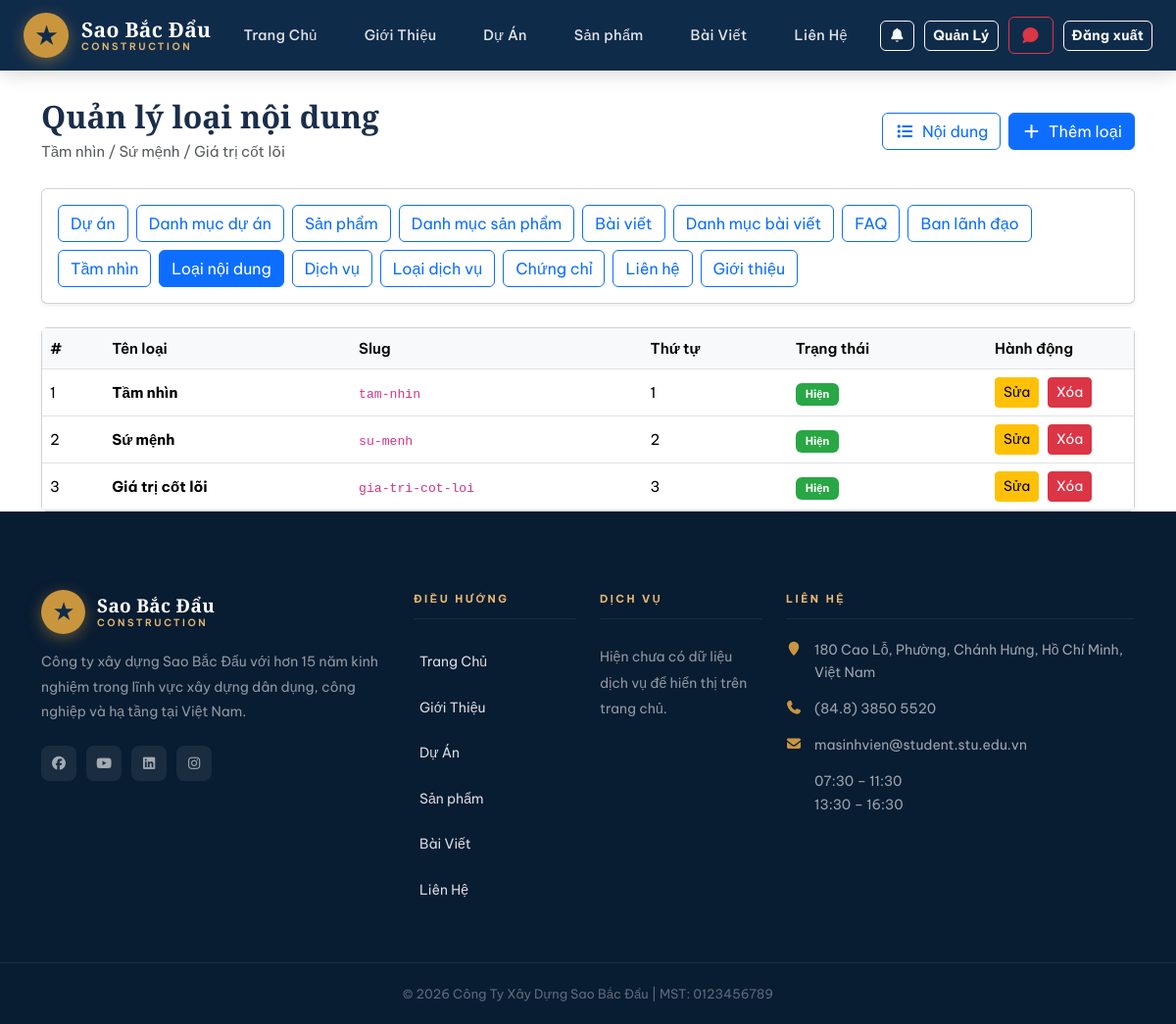
The app's page /about-statement-types/ (signed in) with its own data.
### home/models.py (models this page shows, shortened)
class AboutStatementType(models.Model):
    name = models.CharField(max_length=100, unique=True, verbose_name="Tên loại")
    slug = models.SlugField(max_length=120, unique=True, blank=True)
    order = models.PositiveIntegerField(default=0, verbose_name="Thứ tự")
    is_active = models.BooleanField(default=True, verbose_name="Hiển thị")
    created_at = models.DateTimeField(auto_now_add=True)
    class Meta:
        ordering = ["order", "created_at", "name"]
        verbose_name = "Loại tầm nhìn / sứ mệnh"
        verbose_name_plural = "Loại tầm nhìn / sứ mệnh"

class ContactInfo(models.Model):
    branch_name = models.CharField(
        max_length=150, verbose_name="Tên chi nhánh / văn phòng"
    )
    address = models.TextField(verbose_name="Địa chỉ")
    phone = models.CharField(max_length=50, verbose_name="Số điện thoại")
    fax = models.CharField(max_length=50, blank=True, verbose_name="Fax")
    email = models.EmailField(blank=True, verbose_name="Email")
    working_hours = models.CharField(
        max_length=255, blank=True, verbose_name="Giờ làm việc"
    )
    map_embed_url = models.URLField(blank=True, verbose_name="Link Google Maps Embed")
    facebook_url = models.URLField(blank=True, verbose_name="Facebook URL")
    youtube_url = models.URLField(blank=True, verbose_name="YouTube URL")
    linkedin_url = models.URLField(blank=True, verbose_name="LinkedIn URL")
    instagram_url = models.URLField(blank=True, verbose_name="Instagram URL")
    order = models.PositiveIntegerField(default=0, verbose_name="Thứ tự hiển thị")
    is_active = models.BooleanField(default=True, verbose_name="Hiển thị")
    created_at = models.DateTimeField(auto_now_add=True)
    class Meta:
        ordering = ["order", "created_at"]

### home/views.py (the view)
@staff_required
def statement_type_list(request):
    statement_types = AboutStatementType.objects.all().order_by("order", "created_at")
    error = request.GET.get("error")
    return render(
        request,
        "home/about_statement_type_list.html",
        {"statement_types": statement_types, "error": error},
    )

### home/context_processors.py (called while the page is built)
def site_contact(request):
    contact = (
        ContactInfo.objects.filter(is_active=True)
        .order_by("order", "created_at")
        .first()
    )
    unread_notifications_count = 0
    recent_notifications = []
    if request.user.is_authenticated:
        unread_notifications_count = Notification.objects.filter(
            user=request.user,
            is_read=False,
        ).count()
        recent_notifications = Notification.objects.filter(user=request.user)[:5]
    return {
        "site_contact": contact,
        "unread_notifications_count": unread_notifications_count,
        "recent_notifications": recent_notifications,
    }

### home/views.py (called while the page is built)
def staff_required(view_func):
    @wraps(view_func)
    def _wrapped(request, *args, **kwargs):
        if not request.user.is_authenticated:
            return redirect(f"/login/?next={request.path}")
        if request.user.is_staff or request.user.is_superuser:
            return view_func(request, *args, **kwargs)
        messages.warning(request, "Bạn không có quyền truy cập trang quản lý.")
        return redirect("home")
    return _wrapped

### templates/home/about_statement_type_list.html (shortened to what this page needs)
{% extends 'base.html' %}
{% block content %}
<div class="container dashboard-container">
  <div class="d-flex justify-content-between align-items-center mb-4 flex-wrap gap-3">
    <div>
      <h2 class="fw-bold mb-1">Quản lý loại nội dung</h2>
      <p class="text-muted mb-0">
        Tầm nhìn / Sứ mệnh / Giá trị cốt lõi
      </p>
    </div>
    <div class="d-flex gap-2 flex-wrap">
      <a href="{% url 'statement_list' %}" class="btn btn-outline-primary">
        <i class="fas fa-list me-1"></i>
        Nội dung
      </a>
      <a href="{% url 'statement_type_add' %}" class="btn btn-primary">
        <i class="fas fa-plus me-1"></i>
        Thêm loại
      </a>
    </div>
  </div>
  <div class="card shadow-sm mb-4">
    <div class="card-body d-flex flex-wrap gap-2">
      <a href="{% url 'dashboard' %}" class="btn btn-outline-primary">Dự án</a>
      <a href="{% url 'project_category_list' %}" class="btn btn-outline-primary">Danh mục dự án</a>
      <a href="{% url 'product_list' %}" class="btn btn-outline-primary">Sản phẩm</a>
      <a href="{% url 'product_category_list' %}" class="btn btn-outline-primary">Danh mục sản phẩm</a>
      <a href="{% url 'post_list' %}" class="btn btn-outline-primary">Bài viết</a>
      <a href="{% url 'post_category_list' %}" class="btn btn-outline-primary">Danh mục bài viết</a>
      <a href="{% url 'faq_list' %}" class="btn btn-outline-primary">FAQ</a>
      <a href="{% url 'leadership_list' %}" class="btn btn-outline-primary">Ban lãnh đạo</a>
      <a href="{% url 'statement_list' %}" class="btn btn-outline-primary">Tầm nhìn</a>
      <a href="{% url 'statement_type_list' %}" class="btn btn-outline-primary active">Loại nội dung</a>
      <a href="{% url 'service_list' %}" class="btn btn-outline-primary">Dịch vụ</a>
      <a href="{% url 'service_type_list' %}" class="btn btn-outline-primary">Loại dịch vụ</a>
      <a href="{% url 'certificate_list' %}" class="btn btn-outline-primary">Chứng chỉ</a>
      <a href="{% url 'contact_info_list' %}" class="btn btn-outline-primary">Liên hệ</a>
      <a href="{% url 'about_intro_edit' %}" class="btn btn-outline-primary">Giới thiệu</a>
    </div>
  </div>
  <div class="card shadow-sm">
    <div class="card-body p-0">
      <table class="table table-hover mb-0">
        <thead>
          <tr>
            <th>#</th>
            <th>Tên loại</th>
            <th>Slug</th>
            <th>Thứ tự</th>
            <th>Trạng thái</th>
            <th style="width: 150px;">Hành động</th>
          </tr>
        </thead>
        <tbody>
          {% for item in statement_types %}
          <tr>
            <td>{{ forloop.counter }}</td>
            <td>
              <strong>{{ item.name }}</strong>
            </td>
            <td>
              <code>{{ item.slug }}</code>
            </td>
            <td>{{ item.order }}</td>
            <td>
              {% if item.is_active %}
                <span class="badge badge-success">Hiện</span>
              {% else %}
                <span class="badge badge-secondary">Ẩn</span>
              {% endif %}
            </td>
            <td class="action-btns">
              <a href="{% url 'statement_type_edit' item.id %}" class="btn btn-sm btn-warning">
                Sửa
              </a>
              <a href="{% url 'statement_type_delete' item.id %}"
                 class="btn btn-sm btn-danger"
                 onclick="return confirm('Xóa loại nội dung này?');">
                Xóa
              </a>
            </td>
          </tr>
          {% empty %}
          <tr>
            <td colspan="6" class="text-center py-4 text-muted">
              Chưa có loại nội dung nào
            </td>
          </tr>
          {% endfor %}
        </tbody>
      </table>
    </div>
  </div>
</div>
{% endblock %}

### templates/base.html (shortened to what this page needs)
<!doctype html>
<html lang="vi">
  {% load static %}
  <head>
    <link
      rel="stylesheet"
      href="{% static 'vendor/bootstrap/css/bootstrap.min.css' %}"
    />
    <link
      rel="stylesheet"
      href="https://cdn.jsdelivr.net/npm/@fortawesome/fontawesome-free@7.2.0/css/all.min.css"
    />
    <link
      rel="stylesheet"
      href="{% static 'vendor/animate/animate.min.css' %}"
    />
    <link rel="stylesheet" href="{% static 'css/style.css' %}" />
    <link rel="stylesheet" href="{% static 'css/home.css' %}" />
    <link rel="stylesheet" href="{% static 'css/about.css' %}" />
    <link rel="stylesheet" href="{% static 'css/contact.css' %}" />
  </head>
  <body>
    <header
      class="site-navbar js-sticky-header site-navbar-target"
      role="banner"
    >
      <div class="container">
        <div class="navbar-inner">
          <div class="site-logo">
            <a href="{% url 'home' %}">
              <div class="logo-icon">★</div>
              <div class="logo-text">
                <span>Sao Bắc Đẩu</span>
                <span>Construction</span>
              </div>
            </a>
          </div>
          <nav class="site-navigation d-none d-xl-block">
            <ul class="site-menu">
              <li><a href="{% url 'home' %}" class="nav-link">Trang Chủ</a></li>
              <li>
                <a href="{% url 'about' %}" class="nav-link">Giới Thiệu</a>
              </li>
              <li><a href="{% url 'project' %}" class="nav-link">Dự Án</a></li>
              <li>
                <a href="{% url 'product' %}" class="nav-link">Sản phẩm</a>
              </li>
              <li><a href="{% url 'post' %}" class="nav-link">Bài Viết</a></li>
              <li>
                <a href="{% url 'contact' %}" class="nav-link">Liên Hệ</a>
              </li>
            </ul>
          </nav>
          <div class="nav-actions d-none d-xl-flex">
            <a
              href="{% url 'notifications' %}"
              class="btn btn-sm btn-outline-light position-relative"
            >
              <i class="fa fa-bell"></i>
            </a>
            {% if user.is_authenticated %} {% if user.is_staff %}
            <a href="{% url 'dashboard' %}" class="btn btn-sm btn-outline-light"
              >Quản Lý</a
            >
            <a
              href="{% url 'consultation_list' %}"
              class="btn btn-outline-danger position-relative"
            >
              <i class="fa fa-comment"></i>
            </a>
            {% endif %}
            <form method="post" action="{% url 'logout' %}" style="margin: 0">
              <button type="submit" class="btn btn-sm btn-outline-light">
                Đăng xuất
              </button>
            </form>
            {% endif %}
          </div>
        </div>
      </div>
    </header>
    {% block content %} {% endblock %}
    <footer class="footer-area">
      <div class="container">
        <div class="row gy-4">
          <div class="col-lg-4 col-md-6">
            <div class="footer-logo-wrap mb-3">
              <a
                href="{% url 'home' %}"
                style="
                  display: flex;
                  align-items: center;
                  gap: 12px;
                  text-decoration: none;
                "
              >
                <div
                  class="logo-icon"
                  style="width: 45px; height: 45px; font-size: 22px"
                >
                  ★
                </div>
                <div class="logo-text">
                  <span>Sao Bắc Đẩu</span>
                  <span>Construction</span>
                </div>
              </a>
            </div>
            <p class="footer-desc">
              Công ty xây dựng Sao Bắc Đẩu với hơn 15 năm kinh nghiệm trong lĩnh
              vực xây dựng dân dụng, công nghiệp và hạ tầng tại Việt Nam.
            </p>
            <div class="footer-social">
              {% if site_contact and site_contact.facebook_url %}
              <a
                href="{{ site_contact.facebook_url }}"
                target="_blank"
                rel="noopener noreferrer"
              >
                <i class="fab fa-facebook"></i>
              </a>
              {% endif %} {% if site_contact and site_contact.youtube_url %}
              <a
                href="{{ site_contact.youtube_url }}"
                target="_blank"
                rel="noopener noreferrer"
              >
                <i class="fab fa-youtube"></i>
              </a>
              {% endif %} {% if site_contact and site_contact.linkedin_url %}
              <a
                href="{{ site_contact.linkedin_url }}"
                target="_blank"
                rel="noopener noreferrer"
              >
                <i class="fab fa-linkedin"></i>
              </a>
              {% endif %} {% if site_contact and site_contact.instagram_url %}
              <a
                href="{{ site_contact.instagram_url }}"
                target="_blank"
                rel="noopener noreferrer"
              >
                <i class="fab fa-instagram"></i>
              </a>
              {% endif %}
            </div>
          </div>
          <div class="col-lg-2 col-md-6">
            <div class="footer-heading">Điều Hướng</div>
            <ul class="footer-links">
              <li><a href="{% url 'home' %}">Trang Chủ</a></li>
              <li><a href="{% url 'about' %}">Giới Thiệu</a></li>
              <li><a href="{% url 'project' %}">Dự Án</a></li>
              <li><a href="{% url 'product' %}">Sản phẩm</a></li>
              <li><a href="{% url 'post' %}">Bài Viết</a></li>
              <li><a href="{% url 'contact' %}">Liên Hệ</a></li>
            </ul>
          </div>
          <div class="col-lg-2 col-md-6">
            <div class="footer-heading">Dịch Vụ</div>
            <ul class="footer-links">
          {% for service in services %}
          <li><a href="#">{{ service.title }}</a></li>
          {% empty %}
              <li>Hiện chưa có dữ liệu dịch vụ để hiển thị trên trang chủ.</li>
          {% endfor %}
            </ul>
          </div>
          <div class="col-lg-4 col-md-6">
            <div class="footer-heading">Liên Hệ</div>
            <ul class="footer-contact-info">
              {% if site_contact %}
              <li>
                <i class="fa fa-map-marker"></i>
                {{ site_contact.address|linebreaksbr }}
              </li>
              <li>
                <i class="fa fa-phone"></i>
                {{ site_contact.phone }}
              </li>
              <li>
                <i class="fa fa-envelope"></i>
                {{ site_contact.email|default:"Chưa cập nhật" }}
              </li>
              <li>
                {{ site_contact.working_hours|default:"Chưa cập nhật giờ làm việc"|linebreaksbr }}
              </li>
              {% else %}
              <li><i class="fa fa-map-marker"></i> Chưa cập nhật địa chỉ</li>
              <li><i class="fa fa-phone"></i> Chưa cập nhật số điện thoại</li>
              <li><i class="fa fa-envelope"></i> Chưa cập nhật email</li>
              <li><i class="fa fa-clock-o"></i> Chưa cập nhật giờ làm việc</li>
              {% endif %}
            </ul>
          </div>
        </div>
      </div>
      <div class="footer-bottom">
        <div class="container text-center">
          <p>© 2026 Công Ty Xây Dựng Sao Bắc Đẩu | MST: 0123456789</p>
        </div>
      </div>
    </footer>
  </body>
</html>

### templates/home/about_statement_type_list.html (style rules this page uses)
.dashboard-container { margin-top: 100px; }
.table thead th { background: #f8f9fa; font-weight: 600; }
.badge-success { background: #28a745; padding: 6px 10px; border-radius: 6px; }
.table td { vertical-align: middle; }
.action-btns a { margin-right: 5px; }

### records on screen
AboutStatementType: name "Tầm nhìn", slug "tam-nhin", order "1", is_active "Hiện"
AboutStatementType: name "Sứ mệnh", slug "su-menh", order "2", is_active "Hiện"
AboutStatementType: name "Giá trị cốt lõi", slug "gia-tri-cot-loi", order "3", is_active "Hiện"
ContactInfo: address "180 Cao Lỗ, Phường, Chánh Hưng, Hồ Chí Minh, Việt Nam", phone "(84.8) 3850 5520", email "masinhvien@student.stu.edu.vn", working_hours "07:30 – 11:30 13:30 – 16:30"
